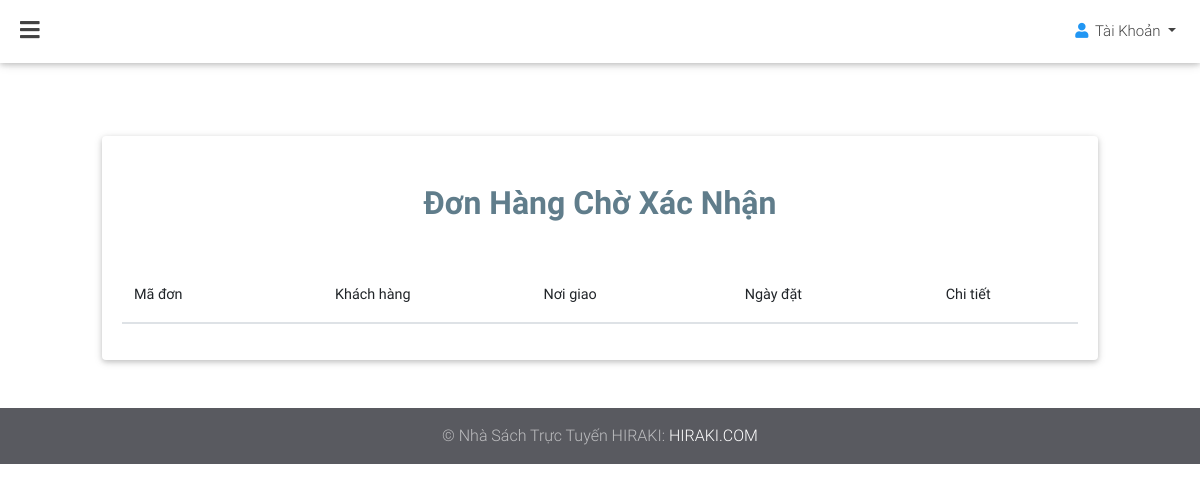
/admin/donhang/choxacnhan.php, run on an earlier commit of the app's database.
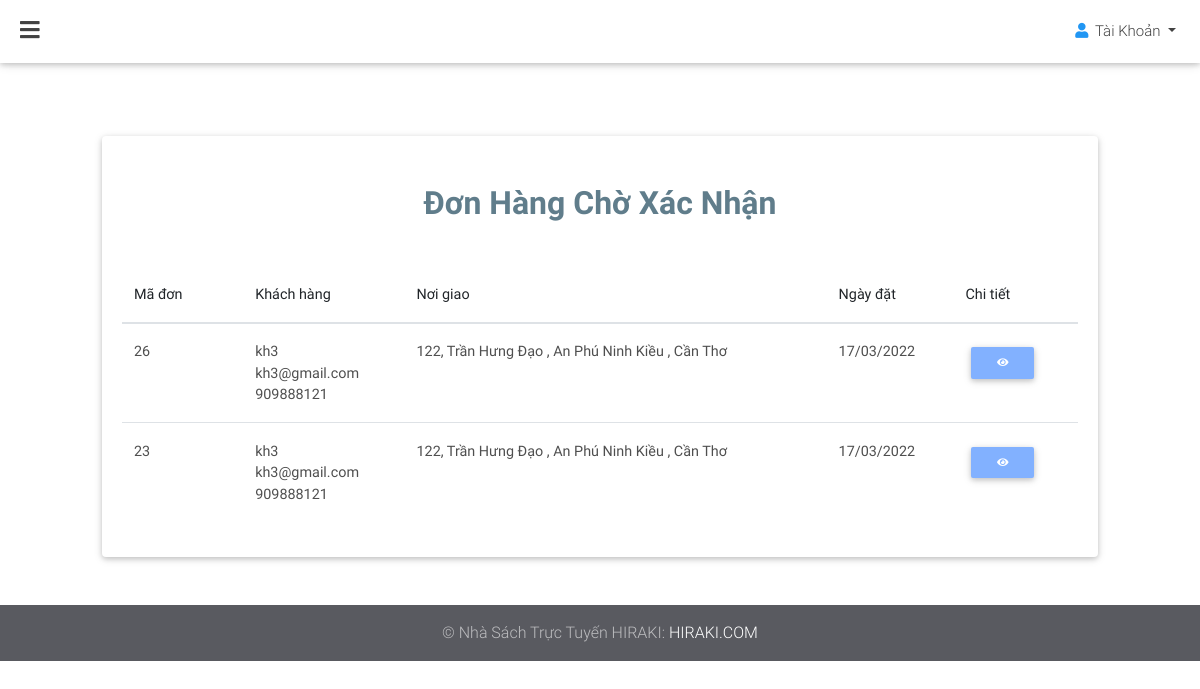
And on a later commit of the database.
### tables this page shows
CREATE TABLE `hoa_don` (
  `hd_id` int(255) NOT NULL,
  `hd_idkh` int(255) NOT NULL,
  `hd_tongtiendonhang` float NOT NULL,
  `hd_trangthai` int(255) NOT NULL,
  `hd_thoigianlapdonhang` datetime NOT NULL DEFAULT current_timestamp()
);

CREATE TABLE `dia_chi` (
  `dc_id` int(255) NOT NULL,
  `dc_idkh` int(255) NOT NULL,
  `dc_emailkh` varchar(255) NOT NULL,
  `dc_hoten` varchar(255) NOT NULL,
  `dc_sdt` int(255) NOT NULL,
  `dc_diachi` varchar(500) NOT NULL
);

### admin/donhang/choxacnhan.php (the view, shortened to what this page needs)
<?php
require "../../db.php";
$sql1 = "SELECT * FROM hoa_don as a join khach_hang as b on b.kh_id = a.hd_idkh
                                        join dia_chi as dc on b.kh_id=dc.dc_idkh
                WHERE hd_trangthai=1
                GROUP BY (hd_id) DESC
    ";
$result = mysqli_query($conn, $sql1);
?>
<!DOCTYPE html>
<html lang="en">
<head>
    <link rel="stylesheet" href="https://use.fontawesome.com/releases/v5.11.2/css/all.css">
    <link rel="stylesheet" href="../../css/bootstrap.min.css">
    <link rel="stylesheet" href="../../css/mdb.min.css">
    <link rel="stylesheet" type="text/css" href="../../css/addons/datatables.min.css">
    <link rel="stylesheet" href="../../css/addons/datatables-select.min.css">
</head>
<body class="fixed-sn white-skin white">
<header>
    <nav class="navbar fixed-top navbar-expand-lg scrolling-navbar double-nav">
        <div class="float-left">
            <a href="#" data-activates="slide-out" class="button-collapse"><i class="fas fa-bars"></i></a>
        </div>
        <ul class="nav navbar-nav nav-flex-icons ml-auto">
            <li class="nav-item dropdown">
                <a class="nav-link dropdown-toggle waves-effect" href="#" id="userDropdown" data-toggle="dropdown"
                   aria-haspopup="true" aria-expanded="false">
                    <i class="fas fa-user blue-text"></i> <span
                        class="clearfix d-none d-sm-inline-block">Tài Khoản</span>
                </a>
            </li>
        </ul>
    </nav>
</header>
<main>
    <div class="container-fluid my-5">
        <section>
            <div class="col-md-12">
                <div class="card">
                    <h2 class="mt-5 text-center blue-grey-text  font-weight-bold mb-4">
                        Đơn Hàng Chờ Xác Nhận
                    </h2>
                    <div class="card-body">
                        <form action="#" method="GET" enctype="multipart/form-data">
                            <table id="dtMaterialDesignExample" class="table" cellspacing="0" width="100%">
                                <thead>
                                <tr>
                                    <th class="th-sm">Mã đơn</th>
                                    <th class="th-sm">Khách hàng</th>
                                    <th class="th-sm">Nơi giao</th>
                                    <th class="th-sm">Ngày đặt</th>
                                    <th>Chi tiết</th>
                                </tr>
                                </thead>
                                <tbody>
                                <?php
                                if ($result->num_rows > 0) {
                                    while ($row = $result->fetch_assoc()) {
                                        echo "<tr>
                                                 <td>" . $row['hd_id'] . "</td>
                                                 <td>" .$row['dc_hoten']. "<br>". $row['dc_emailkh'] . "<br>" . $row['dc_sdt'] . "</td>
                                                 <td>" . $row['dc_diachi'] . "</td>
                                                 <td>" . date('d/m/Y ', strtotime($row['hd_thoigianlapdonhang'])) . "</td>
                                                 <td>
                                                     <button type='button' class='btn btn-sm btn btn-light-blue' title='Chi tiết đơn hàng'>
                                                     <a href=\"chitietdonhang.php?iddon=" . $row['hd_id'] . "\"
                                                         class=\"white-text\"
                                                        data-toggle=\"tooltip\"
                                                        data-placement=\"top\" >
                                                     <i class=\"fas fa-eye\"></i>
                                                     </a>
                                                     </button>
                                              </td>
                                               ";
                                    }
                                }
                                ?>
                                </tbody>
                            </table>
                        </form>
                    </div>
                </div>
            </div>
        </section>
    </div>
</main>
<footer class="page-footer pt-0 mt-5">
    <div class="footer-copyright py-3 text-center">
        <div class="container-fluid">
            © Nhà Sách Trực Tuyến HIRAKI: <a href="#" target="_blank"> HIRAKI.COM </a>
        </div>
    </div>
</footer>
</body>
</html>

What changed in the data, as far as the page shows it:
added hoa_don: hd_id "26", dia_chi.dc_hoten "kh3", dia_chi.dc_emailkh "kh3@gmail.com", dia_chi.dc_sdt "909888121", dia_chi.dc_diachi "122, Trần Hưng Đạo , An Phú Ninh Kiều , Cần Thơ", hd_thoigianlapdonhang "17/03/2022"
added hoa_don: hd_id "23", dia_chi.dc_hoten "kh3", dia_chi.dc_emailkh "kh3@gmail.com", dia_chi.dc_sdt "909888121", dia_chi.dc_diachi "122, Trần Hưng Đạo , An Phú Ninh Kiều , Cần Thơ", hd_thoigianlapdonhang "17/03/2022"
